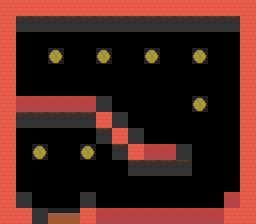

Below is a game level as drawn by its tile map, then a one-line description and the .tmx that defines it (tile-layer data replaced by summaries):
An orthogonal 16x14 tile map with 16x16 px tiles, 4 tile layers (FG, FG2, col, det) and 6 objects (2x 0, 2x 2, start, exit).

<map version="1.0" orientation="orthogonal" width="16" height="14" tilewidth="16" tileheight="16">
 <tileset firstgid="1" name="dungeon" tilewidth="16" tileheight="16">
  <image source="dungeon.png" trans="333333" width="256" height="256" />
 </tileset>
 <layer name="FG" width="16" height="14">
  <data>[224 cells, 94 non-empty, 3 distinct tile ids]</data>
 </layer>
 <layer name="FG2" width="16" height="14">
  <data>[224 cells, 25 non-empty, 2 distinct tile ids]</data>
 </layer>
 <objectgroup name="obj" width="16" height="14">
  <object name="start" x="24" y="177" />
  <object name="monster" type="0" x="212" y="198" />
  <object name="exit" x="167" y="198" />
  <object name="monster" type="2" x="91" y="88" />
  <object name="monster" type="0" x="105" y="196" />
  <object name="monster" type="2" x="70" y="86" />
 </objectgroup>
 <layer name="col" width="16" height="14" opacity="0.64">
  <data>[224 cells, 80 non-empty, 3 distinct tile ids]</data>
 </layer>
 <layer name="det" width="16" height="14">
  <data>[224 cells, 7 non-empty, 2 distinct tile ids]</data>
 </layer>
</map>